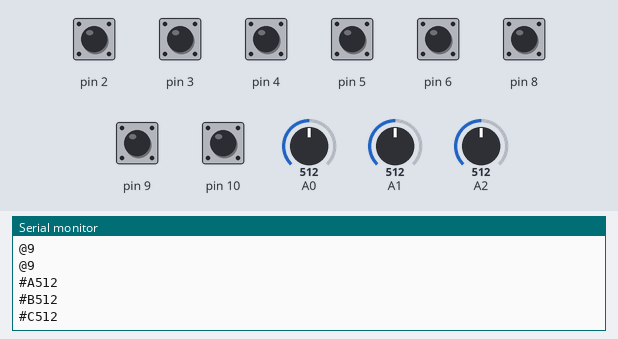
The sketch below on a simulated Arduino Uno, built with avr-gcc and run on an emulated ATmega328P. On the bench: the last lines printed to the serial monitor. The inputs (shaded band) are chosen by the test bench; at power-on: pin 2–6, pin 8–10 HIGH, A0 = 512, A1 = 512, A2 = 512.

Above: at 1.2 s.
1.3 s: pin 2 pulled LOW for 0.15 s
At 2.5 s:
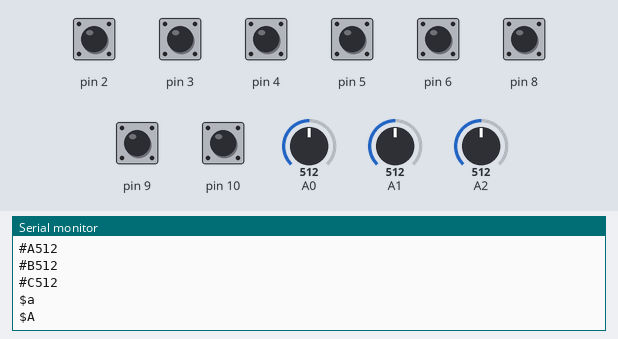
2.9 s: pin 3 pulled LOW for 0.15 s
At 3.8 s:
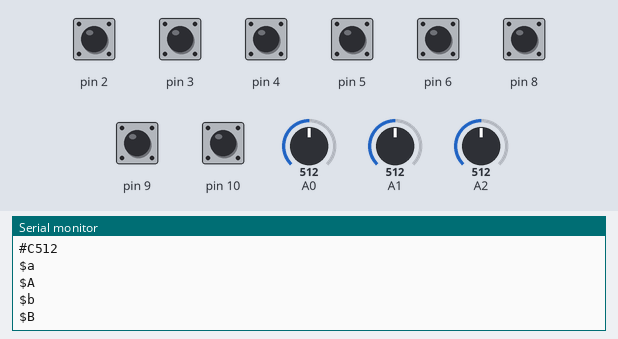
4.5 s: pin 4 pulled LOW for 0.15 s
At 5.0 s:
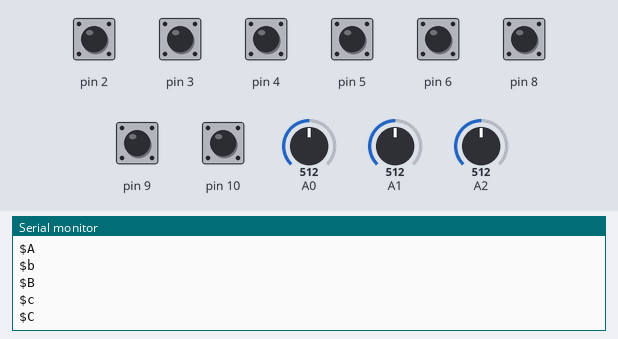
6.1 s: pin 5 pulled LOW for 0.15 s
At 7.4 s:
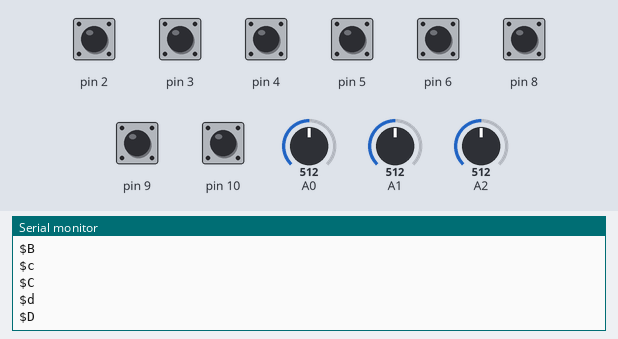
7.7 s: pin 6 pulled LOW for 0.15 s
At 8.6 s:
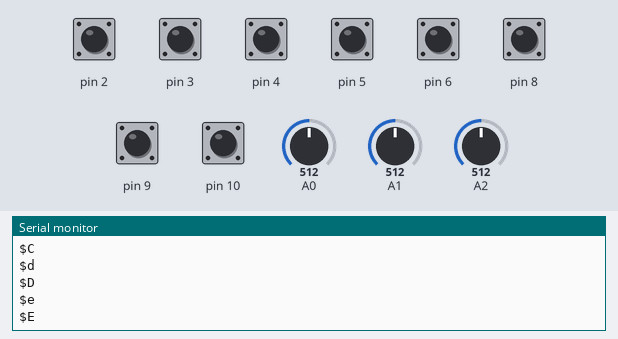
9.3 s: pin 8 pulled LOW for 0.15 s
At 9.8 s:
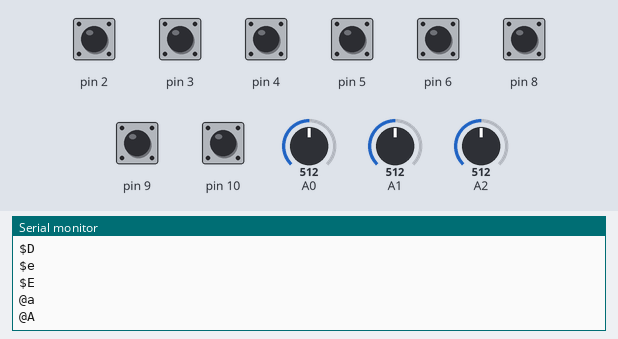

Measured:
- after the input at 1.3 s, the serial monitor: prints a new line at once (image 1)
- after the input at 2.9 s, the serial monitor: prints a new line at once (image 2)
- after the input at 4.5 s, the serial monitor: prints a new line at once (image 3)
- after the input at 6.1 s, the serial monitor: prints a new line at once (image 4)
- after the input at 7.7 s, the serial monitor: prints a new line at once (image 5)
- after the input at 9.3 s, the serial monitor: prints a new line at once (image 6)

The sketch:

velociknobs.ino
```cpp
// -----------------------------------------------------
// sketch for knob, selector input.  Maybe some auxilary
// buttons in the future.
// -----------------------------------------------------

long debounceDelay = 20;

class Knob
{
public:
  Knob(char aid, int apin)
  :pin(apin), id(aid), val(0), prevVal(0)
  {}

  int pin;
  char id;
  int val;
  int prevVal;

  void DoKnobStuff()
  {
    val = analogRead(pin);
    if (abs(val-prevVal) > 2)
    {
      Serial.print('#');      // knob prefix
      Serial.print(id);       // knob id
      Serial.println(val);    // knob value
      prevVal = val;
    }
  }
};

class Button
{
  public:
    Button(int pin, char aprefix, char aup, char adown)
    :buttonPin(pin), prefix(aprefix), up(aup), down(adown)
    {
     prevState = -1;
     lastDebounceTime = 0;
    }

  char up, down, prefix;
  const int buttonPin;
  int prevState;
  long lastDebounceTime;

  void InitPin()
  {
    pinMode(buttonPin, INPUT);   // digital sensor is on digital pin 2
    digitalWrite(buttonPin, HIGH);
  }

  void DoButtonStuff()
  {
    int buttonState = digitalRead(buttonPin);

    if (buttonState != prevState)
    {
      if ((millis()-lastDebounceTime) > debounceDelay)
      {
        if (buttonState == HIGH)
        {
         Serial.print(prefix);
         Serial.println(up);
        }
        else {
         Serial.print(prefix);
         Serial.println(down);
        }
      }
      else {
         Serial.print(prefix);
         Serial.println('9');
      }
      lastDebounceTime = millis();
      prevState = buttonState;
    }
  }
};

Knob Knobs[3] = {
  Knob('A', A0),
  Knob('B', A1),
  Knob('C', A2)
};

// $ prefix denotes selector knob.
// @ prefix denotes arcade buttons.
Button TheButtons[8] = {
  Button(2, '$', 'A', 'a'),
  Button(3, '$', 'B', 'b'),
  Button(4, '$', 'C', 'c'),
  Button(5, '$', 'D', 'd'),
  Button(6, '$', 'E', 'e'),
  Button(8, '@', 'A', 'a'),
  Button(9, '@', 'B', 'b'),
  Button(10, '@', 'C', 'c')
};

void setup()
{
  // start serial port at 115200 bps:
  Serial.begin(115200);
  while (!Serial) {
    ; // wait for serial port to connect. Needed for Leonardo only
  }

  for (int i =0; i< sizeof(TheButtons)/sizeof(Button); ++i)
  {
    TheButtons[i].InitPin();
  }

}


void loop()
{

  for (int i =0; i< sizeof(TheButtons)/sizeof(Button); ++i)
  {
    TheButtons[i].DoButtonStuff();
  }

  for (int i =0; i< sizeof(Knobs)/sizeof(Knob); ++i)
  {
    Knobs[i].DoKnobStuff();
  }

}
```
